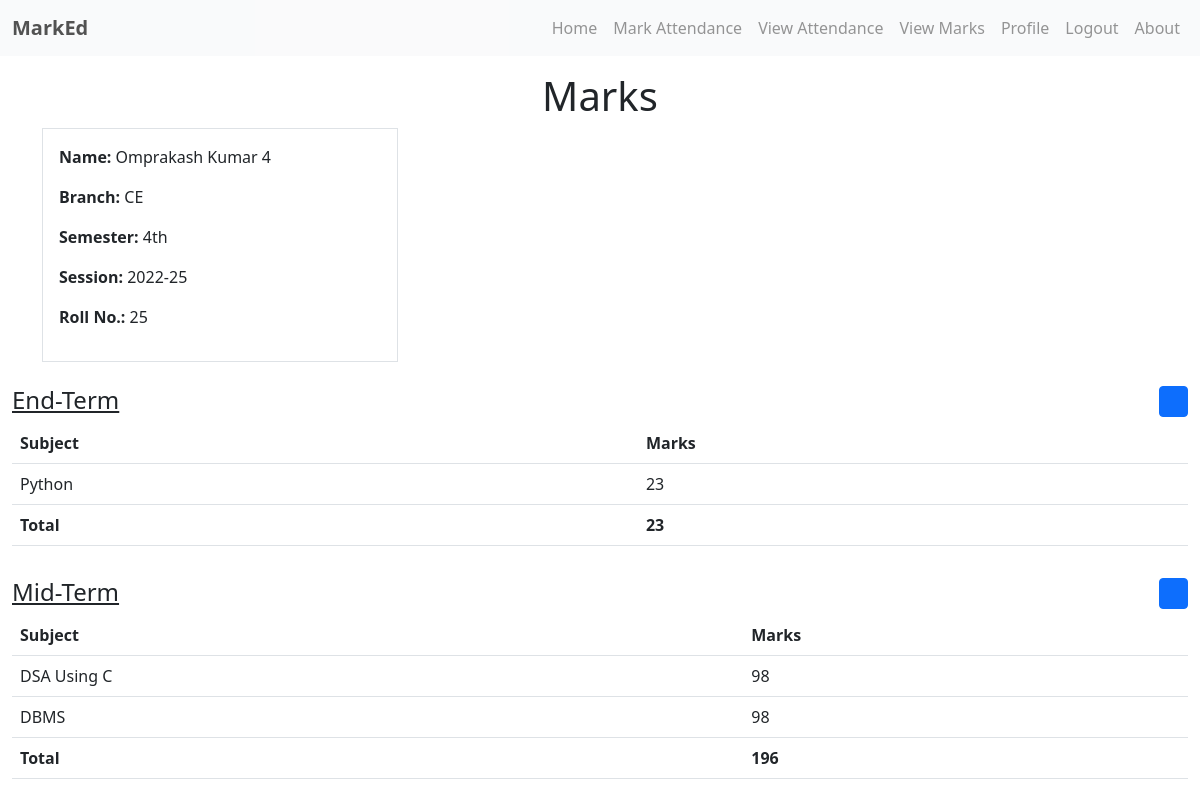
Page /viewmarks.php (signed in) on the committed database.
### tables this page shows
CREATE TABLE `users` (
  `id` int(10) NOT NULL,
  `name` varchar(255) NOT NULL,
  `email` varchar(255) NOT NULL,
  `role` varchar(50) NOT NULL DEFAULT 'student',
  `branch` varchar(255) DEFAULT NULL,
  `semester` int(2) DEFAULT NULL,
  `session` varchar(50) DEFAULT '2022-25',
  `roll` int(5) DEFAULT NULL,
  `pass` varchar(100) NOT NULL,
  `ip` varchar(45) DEFAULT NULL,
  `created` timestamp NOT NULL DEFAULT CURRENT_TIMESTAMP,
  `updated` timestamp NOT NULL DEFAULT CURRENT_TIMESTAMP ON UPDATE CURRENT_TIMESTAMP
);

CREATE TABLE `result_types` (
  `id` int(11) NOT NULL,
  `type` varchar(255) DEFAULT NULL,
  `created` timestamp NOT NULL DEFAULT CURRENT_TIMESTAMP
);

CREATE TABLE `marks` (
  `id` int(10) NOT NULL,
  `s_id` int(10) NOT NULL,
  `marks` int(5) DEFAULT NULL,
  `subject_id` varchar(255) NOT NULL,
  `resultType_id` varchar(50) NOT NULL,
  `f_id` int(10) DEFAULT NULL,
  `ip` varchar(45) DEFAULT NULL,
  `created` timestamp NOT NULL DEFAULT CURRENT_TIMESTAMP
);

### actions/checkLogin.php (called while the page is built, shortened)
<?php
if(isset($_SESSION['userid'])){
 $sUserId = $_SESSION['userid'];
}
?>

### viewmarks.php (the view, shortened to what this page needs)
<?php
require('actions/conn.php');
$marks_query = "SELECT * FROM marks WHERE s_id = '$sUserId'";
$marks_result = mysqli_query($conn, $marks_query);
$has_marks = mysqli_num_rows($marks_result) > 0;
$subject_query = "SELECT id, subject FROM subjects";
$subject_result = mysqli_query($conn, $subject_query);
$subjects = array();
while ($row = mysqli_fetch_assoc($subject_result)) {
    $subjects[$row['id']] = $row['subject'];
}
$user_query = "SELECT name, branch, semester, session, roll FROM users WHERE id = '$sUserId'";
$user_result = mysqli_query($conn, $user_query);
$user = mysqli_fetch_assoc($user_result);
function ordinal($number) {
    $ends = array('th','st','nd','rd','th','th','th','th','th','th');
    if ((($number % 100) >= 11) && (($number % 100) <= 13))
        return $number. 'th';
    else
        return $number. $ends[$number % 10];
}
$semester_ordinal = ordinal($user['semester']);
?>
<!DOCTYPE html>
<html lang="en">
<head>
    <link rel="stylesheet" href="https://cdn.jsdelivr.net/npm/bootstrap@5.2.3/dist/css/bootstrap.min.css" type="text/css" media="all" />
    <link href="/components/libs/font-awesome-pro/css/all.min.css" rel="stylesheet">
</head>
<body>
    <?php include 'nav.php'; ?>
    <?php
    $roleQ = "SELECT role from users where id = '$sUserId' limit 1";
    $roleE = mysqli_fetch_assoc(mysqli_query($conn, $roleQ));
    $role = $roleE['role'];
    if($role == 'student'){
    ?>
    <div class="container-fluid">
        <h1 class="text-center mt-3">Marks</h1>
        <div class="container">
            <div class="row">
                <div class="col-md-4">
                    <div class="border p-3">
                        <p><strong>Name:</strong> <?php echo $user['name']; ?></p>
                        <p><strong>Branch:</strong> <?php echo $user['branch']; ?></p>
                        <p><strong>Semester:</strong> <?php echo $semester_ordinal; ?></p>
                        <p><strong>Session:</strong> <?php echo $user['session']; ?></p>
                        <p><strong>Roll No.:</strong> <?php echo $user['roll']; ?></p>
                    </div>
                </div>
            </div>
        </div>
        <div class="marks-div d-flex flex-column gap-3 mt-4">
            <?php if($has_marks) { ?>
                <?php
                $result_types_query = "SELECT DISTINCT resultType_id FROM marks";
                $result_types_result = mysqli_query($conn, $result_types_query);
                while ($result_type_row = mysqli_fetch_assoc($result_types_result)) {
                    $result_type_id = $result_type_row['resultType_id'];
                    $result_type_query = "SELECT type FROM result_types WHERE id = '$result_type_id'";
                    $result_type_result = mysqli_query($conn, $result_type_query);
                    $result_type_row = mysqli_fetch_assoc($result_type_result);
                    $result_type = $result_type_row['type'];
                ?>
                    <div class="marks-type-div">
                        <h4 class="text-decoration-underline">
                            <?php echo $result_type; ?>
                            <a href="actions/generate_marks_pdf.php?resultType_id=<?php echo $result_type_id; ?>&sUserId=<?php echo $sUserId; ?>" class="btn btn-sm btn-primary float-end">
                                <i class="fas fa-download"></i>
                            </a>
                        </h4>
                        <div class="table-responsive">
                            <table class="table">
                                <thead>
                                    <tr>
                                        <th scope="col">Subject</th>
                                        <th scope="col">Marks</th>
                                    </tr>
                                </thead>
                                <tbody>
                                    <?php
                                    $result_marks_query = "SELECT * FROM marks WHERE s_id = '$sUserId' AND resultType_id = '$result_type_id'";
                                    $result_marks_result = mysqli_query($conn, $result_marks_query);
                                    $total_marks = 0;
                                    while ($row = mysqli_fetch_assoc($result_marks_result)) {
                                        $subject_id = $row['subject_id'];
                                        if (isset($subjects[$subject_id]) && !empty($subjects[$subject_id])) {
                                            $subject_name = $subjects[$subject_id];
                                            $marks = is_null($row['marks'])? "-" : $row['marks'];
                                            $total_marks += is_numeric($marks) ? $marks : 0;
                                            echo "<tr>";
                                            echo "<td>$subject_name</td>";
                                            echo "<td>$marks</td>";
                                            echo "</tr>";
                                        }
                                    }
                                    ?>
                                    <tr>
                                        <td><strong>Total</strong></td>
                                        <td><strong><?php echo $total_marks; ?></strong></td>
                                    </tr>
                                </tbody>
                            </table>
                        </div>
                    </div>
                <?php } ?>
            <?php } else { ?>
                <div class="alert alert-info mt-3">
                    No marks record found.
                </div>
            <?php } ?>
        </div>
    </div>
    <?php
    } else {
    ?>
    <div class="alert alert-danger m-4">
        This page is only for students.
    </div>
    <?php
    }
    ?>
</body>
</html>

### rows in the picture
users: name "Omprakash Kumar 4", branch "CE", semester "4th", session "2022-25", roll "25", role "student" (drawn)
result_types: type "End-Term"
marks: subject "Python", marks "23"
result_types: type "Mid-Term"
marks: subject "DSA Using C", marks "98"
marks: subject "DBMS", marks "98"

### other values in the picture
$total_marks "23"
$total_marks "196"
